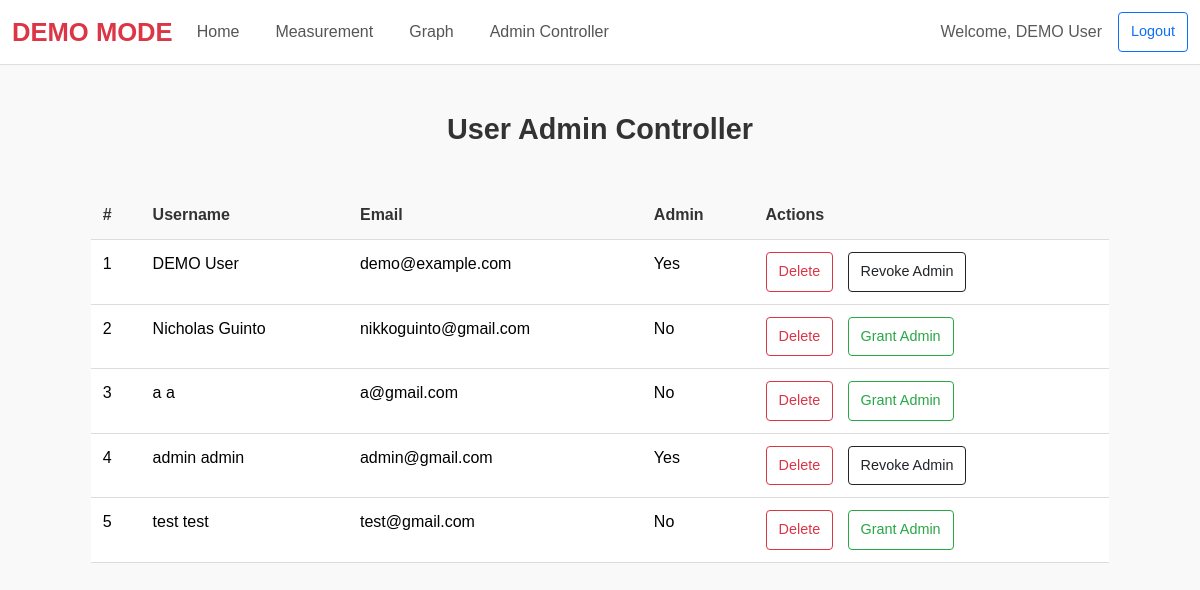
Before: /documentation (signed in) with the older database file.
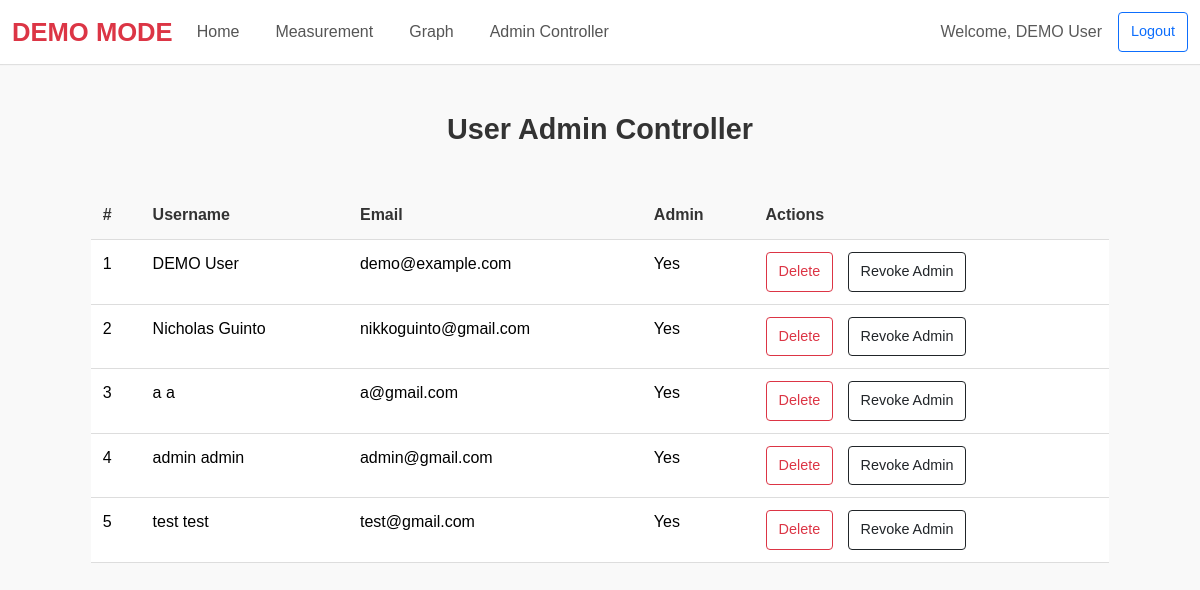
After: the same page with the newer database file.
### tables this page shows
CREATE TABLE users (
            id INTEGER PRIMARY KEY AUTOINCREMENT,
            first_name TEXT NOT NULL,
            last_name TEXT NOT NULL,
            email TEXT NOT NULL,
            password TEXT NOT NULL,
            is_admin INTEGER NOT NULL DEFAULT 0
        );

### main.py (the view, shortened to what this page needs)
@app.route('/documentation', methods=["GET", "POST"])
def documentation():
    if 'email' not in session:
        flash("Please log in to access this page.", "error")
        return redirect(url_for("login"))
    user = get_user_by_email(session['email'])
    if not user:
        flash("User not found. Please log in again.", "error")
        return redirect(url_for("login"))
    if user[5] == 0:  # Check the `is_admin` value
        flash("You do not have permission to access this page.", "error")
        return redirect(url_for("login"))
    conn = sqlite3.connect(DB_path)
    cursor = conn.cursor()
    cursor.execute("SELECT first_name, last_name, email, id, is_admin FROM users")
    users = cursor.fetchall()
    conn.close()
    return render_template("documentation.html", users=users)

### database.py (called while the page is built)
def get_user_by_email(email):
    conn = sqlite3.connect(DB_path)
    cursor = conn.cursor()
    cursor.execute('''
        SELECT * FROM users WHERE email = ?
    ''', (email,))
    user = cursor.fetchone()
    conn.close()
    return user

### main.py (called while the page is built)
@app.context_processor
def inject_user_info():
    if 'email' in session:
        user = get_user_by_email(session['email'])
        if user:
            return {'username': f"{user[1]} {user[2]}", 'user_id': user[0], 'email': user[3]}
    return {'username': None, 'user_id': None, 'email': None}

### templates/documentation.html (shortened to what this page needs)
{% extends "base.html" %}
{% block content %}
<h3 class="text-center mt-5 mb-4">User Admin Controller</h3>
<div class="table-container">
    <table class="table">
        <thead>
            <tr>
                <th>#</th>
                <th>Username</th>
                <th>Email</th>
                <th>Admin</th>
                <th>Actions</th>
            </tr>
        </thead>
        <tbody>
            {% for user in users %}
            <tr>
                <td>{{ loop.index }}</td>
                <td>{{ user[0] }} {{ user[1] }}</td>
                <td>{{ user[2] }}</td>
                <td>{{ "Yes" if user[4] == 1 else "No" }}</td>
                <td class="action-buttons">
                    <form method="POST" action="{{ url_for('documentation') }}" style="display:inline;" onsubmit="return confirmDelete()">
                        <button type="submit" name="action" value="delete" class="btn btn-outline-danger" >Delete</button>
                    </form>
                    {% if user[4] == 0 %}
                    <form method="POST" action="{{ url_for('documentation') }}" style="display:inline;">
                        <button type="submit" name="action" value="grant_admin" class="btn btn-outline-success btn-sm">Grant Admin</button>
                    </form>
                    {% else %}
                    <form method="POST" action="{{ url_for('documentation') }}" style="display:inline;" onsubmit="return confirmRevokeAdmin()">
                        <button type="submit" name="action" value="revoke_admin" class="btn btn-outline-dark btn-sm \">Revoke Admin</button>
                    </form>
                    {% endif %}
                </td>
            </tr>
            {% endfor %}
        </tbody>
    </table>
</div>
{% endblock %}

### templates/base.html (shortened to what this page needs)
<!DOCTYPE html>
<html>
<head>
    <link rel="stylesheet" href="https://cdnjs.cloudflare.com/ajax/libs/font-awesome/4.7.0/css/font-awesome.min.css">
    <link href="https://cdn.jsdelivr.net/npm/bootstrap@5.3.5/dist/css/bootstrap.min.css" rel="stylesheet">
</head>
<body>
    {% if email %}
    <nav class="navbar navbar-expand-lg navbar-light">
        <div class="container-fluid">
            {% if email == "demo@example.com" %}
                <span class="navbar-brand text-danger fw-bold">DEMO MODE</span>
            {% else %}
                <a class="navbar-brand" href="/contributions">HP4280A Controller</a>
            {% endif %}
            <div class="collapse navbar-collapse" id="navbarSupportedContent">
                <ul class="navbar-nav me-auto mb-2 mb-lg-0">
                    <li class="nav-item">
                        <a class="nav-link" aria-current="page" href="/">Home</a>
                    </li>
                    <li class="nav-item">
                        <a class="nav-link" href="/measurement">Measurement</a>
                    </li>
                    <li class="nav-item">
                        <a class="nav-link" href="/graph">Graph</a>
                    </li>
                    <li class="nav-item">
                        <a class="nav-link" href="/documentation">Admin Controller</a>
                    </li>
                </ul>
                <div class="d-flex">
                    <span class="navbar-text me-3">Welcome, {{ username }}</span>
                    <a class="btn btn-outline-primary" href="/logout" role="button">Logout</a>
                </div>
            </div>
        </div>
    </nav>
    {% endif %}
    <div class="container-fluid">
        {% block content %}
        {% endblock %}
    </div>
</body>
</html>

### templates/base.html (style rules this page uses)
.navbar { background-color: #fff; box-shadow: 0 1px 1px rgba(0, 0, 0, 0.1); }
.navbar .navbar-brand { font-size: 1.6rem; font-weight: 600; color: #333; transition: color 0.3s ease; }
.navbar-nav .nav-link { color: #555; font-weight: 500; margin-right: 20px; transition: color 0.3s ease; }
.navbar .navbar-brand.text-danger { color: #ff4444; }

### templates/documentation.html (style rules this page uses)
body { font-family: 'Helvetica', 'Arial', sans-serif; background-color: #f9f9f9; color: #333; }
h3 { font-size: 1.8rem; font-weight: 600; color: #333; }
.table-container { max-width: 90%; margin: 0 auto; padding: 20px; margin-top: 20px; }
.table { width: 100%; border-collapse: collapse; font-size: 1rem; }
.table th, .table td { padding: 12px; text-align: left; border-bottom: 1px solid #ddd; }
.table th { font-weight: bold; color: #333; background-color: transparent; }
.action-buttons form { display: inline-block; margin-right: 10px; }
.btn { padding: 8px 12px; border-radius: 4px; font-size: 0.9rem; cursor: pointer; transition: background-color 0.3s ease, transform 0.2s ease; }

Changed rows visible on the page:
changed users "Nicholas": is_admin "No" → "Yes"; is_admin "Grant Admin" → "Revoke Admin"
changed users "a@gmail.com": is_admin "No" → "Yes"; is_admin "Grant Admin" → "Revoke Admin"
changed users "test": is_admin "No" → "Yes"; is_admin "Grant Admin" → "Revoke Admin"
